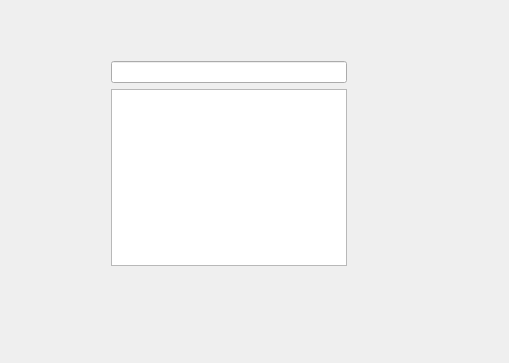
<?xml version="1.0" encoding="UTF-8"?>
<ui version="4.0">
 <class>Widget</class>
 <widget class="QWidget" name="Widget">
  <property name="geometry">
   <rect>
    <x>0</x>
    <y>0</y>
    <width>509</width>
    <height>363</height>
   </rect>
  </property>
  <property name="windowTitle">
   <string>Widget</string>
  </property>
  <widget class="QWidget" name="layoutWidget">
   <property name="geometry">
    <rect>
     <x>100</x>
     <y>50</y>
     <width>258</width>
     <height>227</height>
    </rect>
   </property>
   <layout class="QGridLayout" name="gridLayout">
    <item row="0" column="0">
     <widget class="QLineEdit" name="lineEdit"/>
    </item>
    <item row="1" column="0">
     <widget class="QListWidget" name="listWidget"/>
    </item>
   </layout>
  </widget>
 </widget>
 <layoutdefault spacing="6" margin="11"/>
 <resources/>
 <connections/>
</ui>
